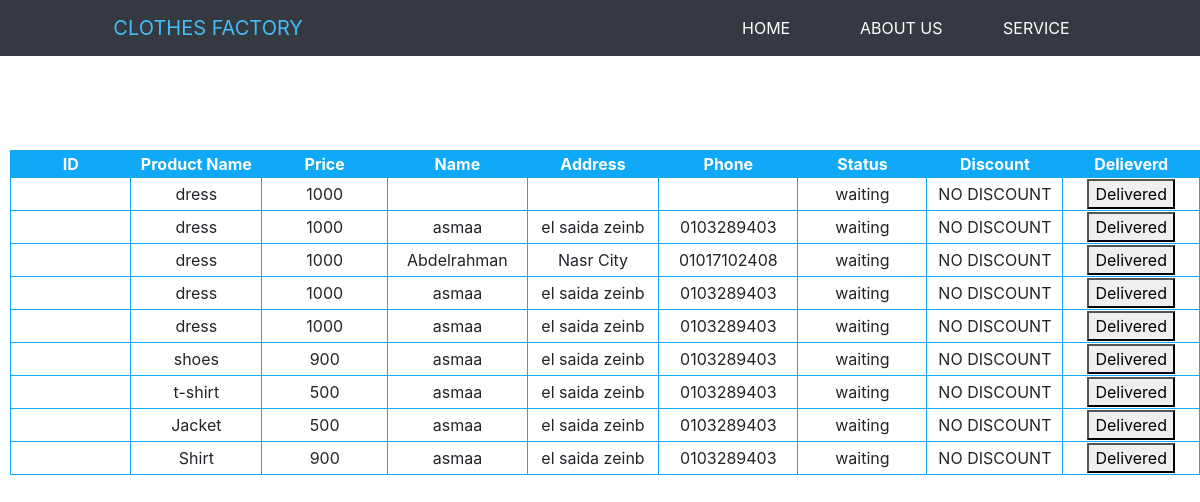
Page /view_order.php on the committed database.
### tables this page shows
CREATE TABLE `orders` (
  `product` varchar(20) NOT NULL,
  `price` varchar(20) NOT NULL,
  `name` varchar(20) NOT NULL,
  `Address` varchar(20) NOT NULL,
  `phone` varchar(20) NOT NULL,
  `status` varchar(20) NOT NULL,
  `discount` varchar(20) NOT NULL
);

### db/DatabaseConnect.php (called while the page is built, shortened)
<?php
class db{
protected function connect() {
	$this->host_name = "localhost";
	$this->user_name = "root";
	$this->password = "bebo1200";
	$this->database_name = "clothes";
	$conn = new mysqli($this->host_name,$this->user_name,$this->password,$this->database_name);
	return $conn;
    }
}
?>

### classes/admin.php (the view, shortened to what this page needs)
<?php
include_once ('./db/DatabaseConnect.php');
class admin extends person
{
   function view_orders(){
	$sql = "SELECT * FROM orders";
	$result = $this->connect()->query($sql);
	echo "<table border='1' style='border:#10A9F7;margin-top:150px;margin-left:10px;border-radius: 10px;'>
	<tr>
	<th style='background-color:#10A9F7;text-align:center;color:white;'>ID</th>
	<th style='background-color:#10A9F7;text-align:center;color:white;'>Product Name</th>
	<th style='background-color:#10A9F7;text-align:center;color:white;'>Price</th>
	<th style='background-color:#10A9F7;text-align:center;color:white;'>Name</th>
	<th style='background-color:#10A9F7;text-align:center;color:white;'>Address</th>
	<th style='background-color:#10A9F7;text-align:center;color:white;'>Phone</th>
	<th style='background-color:#10A9F7;text-align:center;color:white;'>Status</th>
	<th style='background-color:#10A9F7;text-align:center;color:white;'>Discount</th>
	<th style='background-color:#10A9F7;text-align:center;color:white;'>Delieverd</th>
	</tr>";
while($row = mysqli_fetch_array($result))
	{
	echo "<tr>";
	echo "<td style='text-align:center;width:150px;'>" . $row['id'] . "</td>";
	echo "<td style='text-align:center;width:150px;'>" . $row['product'] . "</td>";
	echo "<td style='text-align:center;width:150px;'>" . $row['price'] . "</td>";
	echo "<td style='text-align:center;width:150px;'>" . $row['name'] . "</td>";
	echo "<td style='text-align:center;width:150px;'>" . $row['Address'] . "</td>";
	echo "<td style='text-align:center;width:150px;'>" . $row['phone'] . "</td>";
	echo "<td style='text-align:center;width:150px;'>" . $row['status'] . "</td>";
	echo "<td style='text-align:center;width:150px;'>" . $row['discount'] . "</td>";
	if($row['status']=='delivered')
	{
		echo "<td style='text-align:center;width:150px;color:#10A9F7;'> Delivered </td>";
	}else
	{
		echo "<td style='text-align:center;width:150px;'><form action='delivered.php?id=" . $row['id'] . "' method='post'>
		<button name='btn' value=''>Delivered</button>
		</form></td>";
	}
	echo "</tr>";
	}
echo "</table>";
}
}
?>

### view_order.php (shortened to what this page needs)
<!DOCTYPE html>
<html>
<head>
    <link href="aos.scss" rel="stylesheet/scss" type="text/css">
    <link href="css/bootstrap.min.css" rel="stylesheet">
    <link href="css/all.css" rel="stylesheet">
    <link rel="stylesheet" href="aos/aos.css" />
    <link rel="stylesheet" href="css/admin.css">
</head>
<body>
<nav class="navbar navbar-expand-md navbar-dark bg-dark fixed-top " id="nav">
          <a href="admin_hp.php" class="navbar-brand offset-md-1 offset-6" style="color: #43BCFA;">CLOTHES FACTORY</a>
          <div class="collapse navbar-collapse offset-md-4 offset-xl-4" id="menu">
            <ul class="navbar-nav " style="text-align: center;">
              <div class="col-3">
                <li class="nav-item">
                  <a href="admin_hp.php" class="nav-link active" style="color: white">HOME</a>
                </li>
              </div>
              <div class="col-4">
                <li class="nav-item">
                  <a href="#about" class="nav-link" style="color: white">ABOUT US</a>
                </li>
              </div>
              <div class="col-3">
                <li class="nav-item">
                  <a href="contact.html" class="nav-link" style="color: white">SERVICE</a>
                </li>
              </div>
              <div class="col-8">
                <li class="nav-item special">
                </li>
              </div>
            </ul>
          </div>
        </nav>
<div >
<?php
include_once "db/DatabaseConnect.php";
include_once "classes/admin.php";
$admin= new admin();
$admin->View_orders();
?>
</div>
</body>
</html>

### rows in the picture
orders: product "dress", price "1000", status "waiting", discount "NO DISCOUNT"
orders: product "dress", price "1000", name "asmaa", Address "el saida zeinb", phone "0103289403", status "waiting", discount "NO DISCOUNT"
orders: product "dress", price "1000", name "Abdelrahman", Address "Nasr City", phone "01017102408", status "waiting", discount "NO DISCOUNT"
orders: product "dress", price "1000", name "asmaa", Address "el saida zeinb", phone "0103289403", status "waiting", discount "NO DISCOUNT"
orders: product "dress", price "1000", name "asmaa", Address "el saida zeinb", phone "0103289403", status "waiting", discount "NO DISCOUNT"
orders: product "shoes", price "900", name "asmaa", Address "el saida zeinb", phone "0103289403", status "waiting", discount "NO DISCOUNT"
orders: product "t-shirt", price "500", name "asmaa", Address "el saida zeinb", phone "0103289403", status "waiting", discount "NO DISCOUNT"
orders: product "Jacket", price "500", name "asmaa", Address "el saida zeinb", phone "0103289403", status "waiting", discount "NO DISCOUNT"
orders: product "Shirt", price "900", name "asmaa", Address "el saida zeinb", phone "0103289403", status "waiting", discount "NO DISCOUNT"
